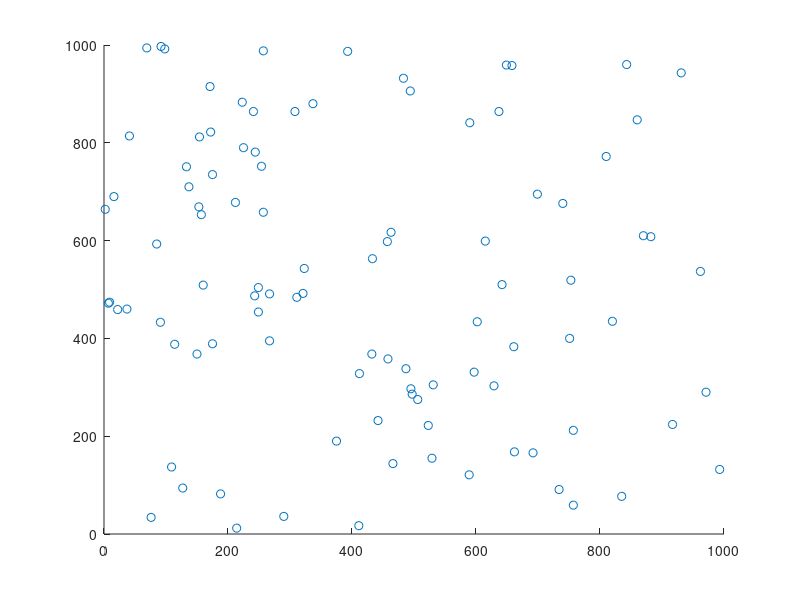

MATLAB code for this plot: (Note: this script raises an error after producing the figure.)
% Tentative Centroid and Closest Pair by real (float) numbers
% Mikko I. Malinen
% 2026
% v0.01

clear all;



%  data points

% X = [0 0; 0 2; 5 0; 5 1];
%X = load('../../datasets/s2.txt');

%X = randi(1000,10,2);    % range = 1..1000  n = 10, d = 2 
X = randi(1000,100,2);    % range = 1..1000  n = 100, d = 2 
% 1000 points is too much:
%X = randi(1000,1000,2);    % range = 1..1000  n = 1000, d = 2 

% Let's transform X to complex numbers

n = size(X,1);

%z = [complex(X(1,1),X(1,2)); complex(X(2,1),X(2,2)); complex(X(3,1),X(3,2)); complex(X(4,1),X(4,2))];

for ii = 1:n
    z(ii) = complex(X(ii,1),X(ii,2));
end


% 4 points
%
% z = [complex(0,0); complex(0,2); complex(5,0); complex(5,1)];  % first, (1,2) ok
%z = [complex(0,0); complex(0,10); complex(5,5); complex(6,1)]; % (1,2) ok
%z = [complex(0,0); complex(10,10); complex(5,5); complex(6,1)]; % (2,3) ok

%6 points
%z = [complex(0,0); complex(0,1); complex(5,0); complex(5,1); complex(6,3); complex(2,2)];

for repeats = 1:1      % repeats may be set higher for running time
                       % calculation, but every repeat gives same result

tic;


number_of_clusters = 2;


cluster_size = floor(n/number_of_clusters);
for k = 1:n  % k is here index of point inside contour
product = ones(n,1);
for point_number = 1:n
    if k ~= point_number
        product(k) = product(k) * sqrt((X(k,:)-X(point_number,:))*(X(k,:)-X(point_number,:))');
    end
end
Res(k) = 1/product(k);
end % for k

toc;

end % repeats

%for ii = 1:n
%    Abs_of_Res(ii) = abs(Res(ii));
%end
Abs_of_Res = Res;

[B,indices] = sort(Abs_of_Res,'descend')

figure;
scatter(X(:,1),X(:,2),'b.')
hold on;
%sz = 100:-floor(100/n):floor(100/n);
sz = B./B(1).*100;
scatter(X(indices,1),X(indices,2),sz,'bO','filled')   % size sz shows centrality and closeness
%title('Dataset')
hold on;
scatter(X(indices(1),1),X(indices(1),2),100,'rO','filled')       % 100 is size
hold on;
% 100-floor(100/n) is size, [0.9290 0.6940 0.1250] is orange
scatter(X(indices(2),1),X(indices(2),2),100-floor(100/n),[0.9290 0.6940 0.1250],'filled')     
title('Tentative Centroid (red) and Closest pair (red and orange)');
